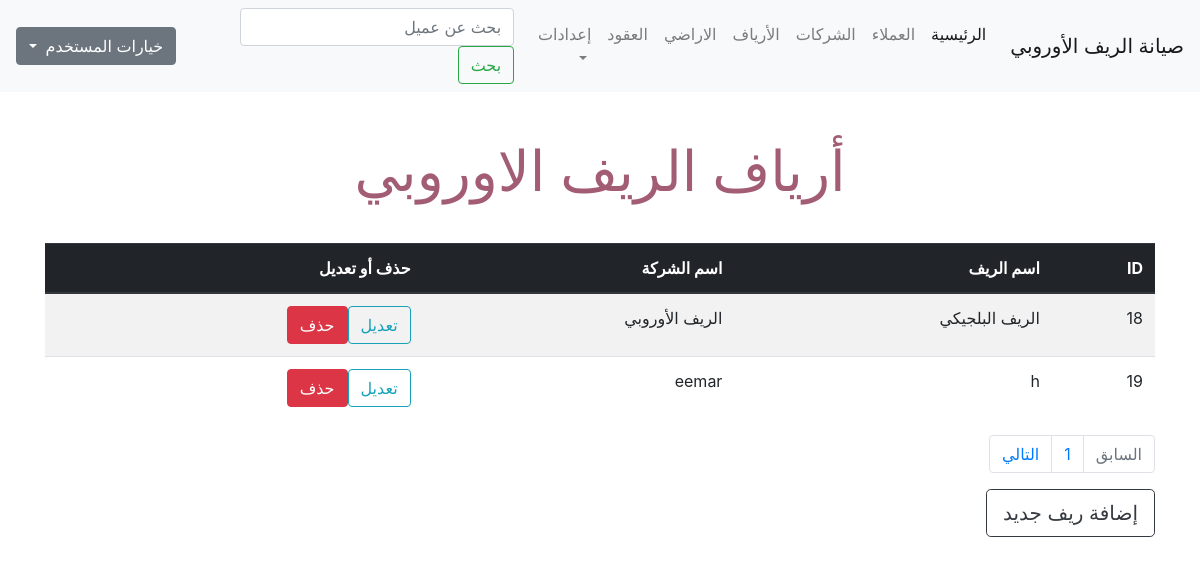
/reefs.php (signed in), run on the app's committed database.
### tables this page shows
CREATE TABLE `reefs` (
  `reef_id` int(11) NOT NULL,
  `company_id` int(11) NOT NULL,
  `reef_name` varchar(100) NOT NULL
);

CREATE TABLE `company` (
  `company_id` int(11) NOT NULL,
  `company_name` varchar(150) NOT NULL
);

### reefs.php (the view, shortened to what this page needs)
<?php
if (isset($_SESSION['username'])) {
    include 'init.php';
    echo '<div class="container">';
    if (isset($_GET['action'])) {
        $action = $_GET['action'];
    } else {
        $action = "Manage";
    }
        if ($action == 'Manage') {
        $limit = 4;
        $stmt = $db->prepare("SELECT * FROM reefs");
        $stmt->execute();
        $total_result = $stmt->rowCount();
        $total_pages = ceil($total_result/$limit);
        if(!isset($_GET['page'])) {
            $page = 1;
        } else {
            $page = $_GET['page'];
        }
        $starting_limit = ($page-1)*$limit;
        $show = "SELECT * FROM reefs ORDER BY reef_id ASC LIMIT $starting_limit, $limit";
        $rows = $db->prepare($show);
        $rows->execute();
        echo '<h1 class="page-title text-center"> أرياف الريف الاوروبي </h1>';
        ?>
        <table class="table table-striped table-hover ">
            <thead class="thead-dark">
                <tr>
                    <th>
                        ID
                    </th>
                    <th>
                        اسم الريف
                    </th>
                    <th>
                        اسم الشركة
                    </th>
                    <th>
                        حذف أو تعديل
                    </th>
                </tr>
            </thead>
            <tbody>
                <?php
                    foreach($rows as $row) {
                        $stmt = $db->prepare('SELECT * FROM company WHERE company_id = ? LIMIT 1');
                        $stmt->execute(array($row['company_id']));
                        $company = $stmt->fetch();
                        echo '<tr>';
                            echo '<td>' . $row['reef_id'] .  '</td><td>' . $row['reef_name'] . '</td><td>' . $company['company_name'] .
                            '</td><td><a href="?action=Edit&id=' . $row['reef_id'] . '" class="btn btn-outline-info">تعديل</a><a href="?action=Delete&id=' . $row['reef_id'] . '" class="btn btn-danger confirm"> حذف</a></td>';
                        echo '</tr>';
                    }
                ?>
            </tbody>
        </table>
        <nav aria-label="Page navigation example">
            <ul class="pagination">
            <?php $past_page = $_GET['page'] - 1;
                if ($past_page < 1) {
                    $past_page = 1;
                    $past_page_status = 'disabled';
                }
            ?>
                <li class="page-item <?php echo $past_page_status; ?>">
                    <a href='<?php echo "?page=$past_page"; ?>' class="page-link">السابق
                    </a>
                </li>
                <?php
                for ($page=1; $page <= $total_pages ; $page++):?>
                <li class="page-item">
                    <a href='<?php echo "?page=$page"; ?>' class="page-link <?php if ($_GET['page'] == $page) { echo 'current';} ?>"><?php  echo $page; ?>
                    </a>
                </li>
            <?php endfor; ?>
            <?php $next_page = $_GET['page'] + 1;
            ?>
                <li class="page-item  <?php echo $next_page_status; ?>">
                    <a href='<?php echo "?page=$next_page"; ?>' class="page-link">التالي
                    </a>
                </li>
            </ul>
        </nav>
        <a href="?action=Add" class="btn btn-outline-dark btn-lg">إضافة ريف جديد</a>
        <?php
        include $tbl . 'footer.php';
        }
} else {
    header('Location: index.php');
    exit();
}?>

### layout/css/main.css (style rules this page uses)
.page-title { font-size: 56px; color: #a25d74; padding: 30px 0; }

### data on the page
reefs: reef_id "18", reef_name "الريف البلجيكي", company.company_name "الريف الأوروبي"
reefs: reef_id "19", reef_name "h", company.company_name "eemar"
